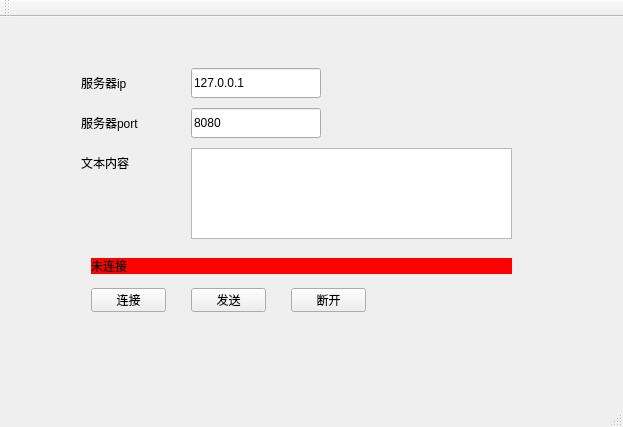
<?xml version="1.0" encoding="UTF-8"?>
<ui version="4.0">
 <class>QtWidgetsApplicationClass</class>
 <widget class="QMainWindow" name="QtWidgetsApplicationClass">
  <property name="geometry">
   <rect>
    <x>0</x>
    <y>0</y>
    <width>623</width>
    <height>427</height>
   </rect>
  </property>
  <property name="windowTitle">
   <string>客户端工具</string>
  </property>
  <widget class="QWidget" name="centralWidget">
   <layout class="QHBoxLayout" name="horizontalLayout">
    <item>
     <widget class="QWidget" name="widget" native="true">
      <property name="sizePolicy">
       <sizepolicy hsizetype="Preferred" vsizetype="Preferred">
        <horstretch>0</horstretch>
        <verstretch>0</verstretch>
       </sizepolicy>
      </property>
      <widget class="QLabel" name="label">
       <property name="geometry">
        <rect>
         <x>70</x>
         <y>40</y>
         <width>70</width>
         <height>30</height>
        </rect>
       </property>
       <property name="text">
        <string>服务器ip</string>
       </property>
      </widget>
      <widget class="QLabel" name="label_2">
       <property name="geometry">
        <rect>
         <x>70</x>
         <y>80</y>
         <width>70</width>
         <height>30</height>
        </rect>
       </property>
       <property name="text">
        <string>服务器port</string>
       </property>
      </widget>
      <widget class="QTextEdit" name="txtContent">
       <property name="geometry">
        <rect>
         <x>180</x>
         <y>120</y>
         <width>321</width>
         <height>91</height>
        </rect>
       </property>
      </widget>
      <widget class="QLabel" name="label_3">
       <property name="geometry">
        <rect>
         <x>70</x>
         <y>120</y>
         <width>70</width>
         <height>30</height>
        </rect>
       </property>
       <property name="text">
        <string>文本内容</string>
       </property>
      </widget>
      <widget class="QPushButton" name="btnSend">
       <property name="geometry">
        <rect>
         <x>180</x>
         <y>260</y>
         <width>75</width>
         <height>24</height>
        </rect>
       </property>
       <property name="text">
        <string>发送</string>
       </property>
      </widget>
      <widget class="QPushButton" name="btnConnect">
       <property name="geometry">
        <rect>
         <x>80</x>
         <y>260</y>
         <width>75</width>
         <height>24</height>
        </rect>
       </property>
       <property name="text">
        <string>连接</string>
       </property>
      </widget>
      <widget class="QPushButton" name="btnDisconnect">
       <property name="geometry">
        <rect>
         <x>280</x>
         <y>260</y>
         <width>75</width>
         <height>24</height>
        </rect>
       </property>
       <property name="text">
        <string>断开</string>
       </property>
      </widget>
      <widget class="QLineEdit" name="txtIp">
       <property name="geometry">
        <rect>
         <x>180</x>
         <y>40</y>
         <width>130</width>
         <height>30</height>
        </rect>
       </property>
       <property name="text">
        <string>127.0.0.1</string>
       </property>
      </widget>
      <widget class="QLineEdit" name="txtPort">
       <property name="geometry">
        <rect>
         <x>180</x>
         <y>80</y>
         <width>130</width>
         <height>30</height>
        </rect>
       </property>
       <property name="text">
        <string>8080</string>
       </property>
      </widget>
      <widget class="QLabel" name="clientStatusLabel">
       <property name="geometry">
        <rect>
         <x>80</x>
         <y>230</y>
         <width>421</width>
         <height>16</height>
        </rect>
       </property>
       <property name="autoFillBackground">
        <bool>false</bool>
       </property>
       <property name="styleSheet">
        <string notr="true">QLabel{background-color: rgb(255, 0, 0);}</string>
       </property>
       <property name="text">
        <string>未连接</string>
       </property>
      </widget>
     </widget>
    </item>
   </layout>
  </widget>
  <widget class="QMenuBar" name="menuBar">
   <property name="geometry">
    <rect>
     <x>0</x>
     <y>0</y>
     <width>623</width>
     <height>22</height>
    </rect>
   </property>
  </widget>
  <widget class="QToolBar" name="mainToolBar">
   <attribute name="toolBarArea">
    <enum>TopToolBarArea</enum>
   </attribute>
   <attribute name="toolBarBreak">
    <bool>false</bool>
   </attribute>
  </widget>
  <widget class="QStatusBar" name="statusBar"/>
 </widget>
 <layoutdefault spacing="6" margin="11"/>
 <resources>
  <include location="QtWidgetsApplication.qrc"/>
 </resources>
 <connections/>
</ui>
